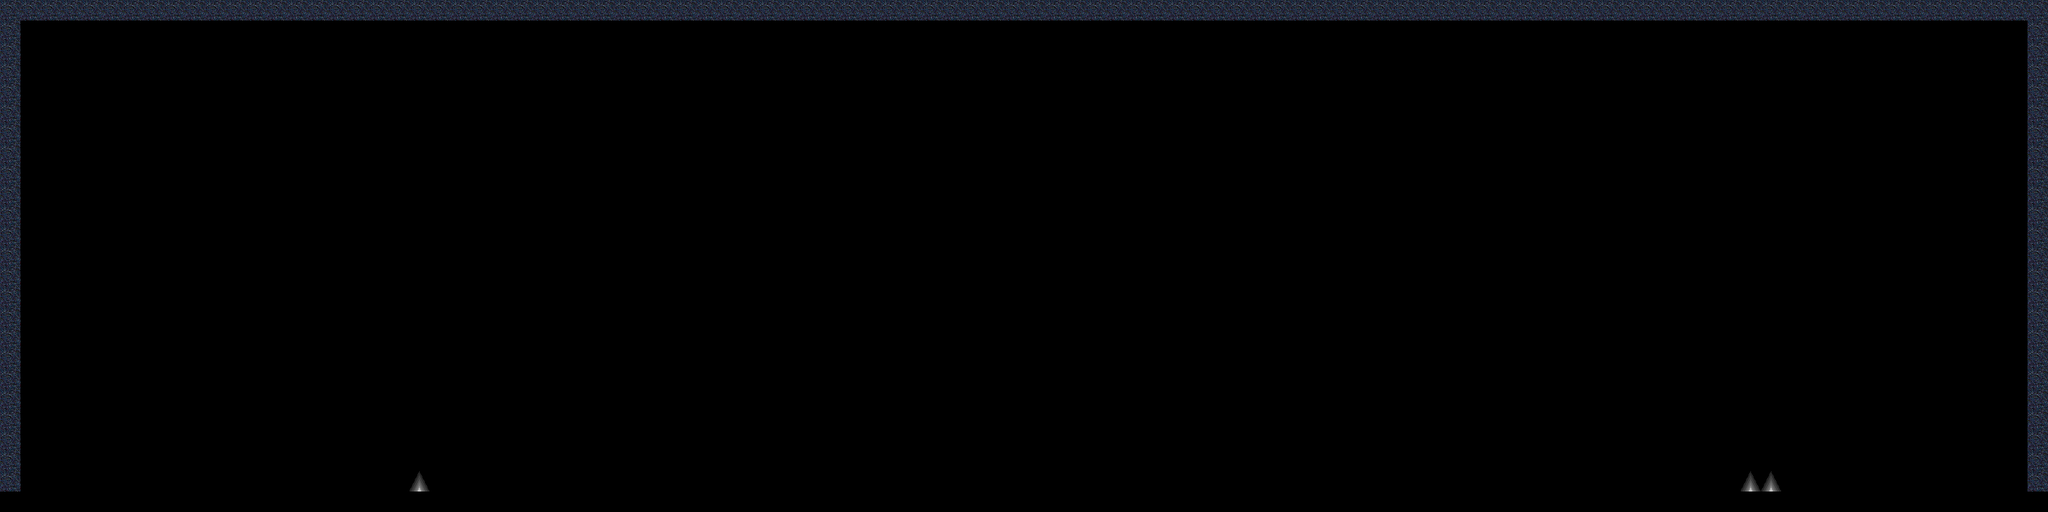

A 2D game scene composited from a Tiled map and its tileset images. What follows is a short description and the map's XML, with each tile layer's data collapsed to a summary:
An orthogonal 100x25 tile map with 32x32 px tiles, 1 tile layer (Tile Layer 1).

<map version="1.0" tiledversion="1.0.3" orientation="orthogonal" renderorder="right-down" width="100" height="25" tilewidth="32" tileheight="32" nextobjectid="1">
 <tileset firstgid="1" name="testworld" tilewidth="32" tileheight="32" tilecount="6" columns="6">
  <image source="testworld.png" width="192" height="32" />
 </tileset>
 <layer name="Tile Layer 1" width="100" height="25">
  <data>[2500 cells, 347 non-empty, 3 distinct tile ids]</data>
 </layer>
</map>
